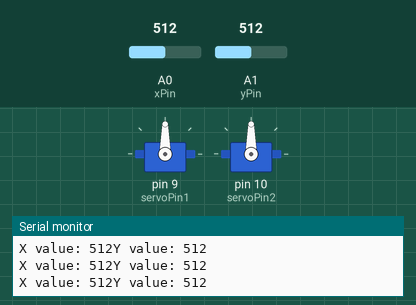
Recording of a sketch running on a simulated Arduino Uno, built with avr-gcc and run on an emulated ATmega328P. On the bench: 2 × servo, the last lines printed to the serial monitor. Inputs (shaded band) come from the test bench; at power-on: A0 (xPin) = 512, A1 (yPin) = 512.

Above: at 1.2 s.
1.3 s: A0 (xPin) set to 109
At 2.5 s:
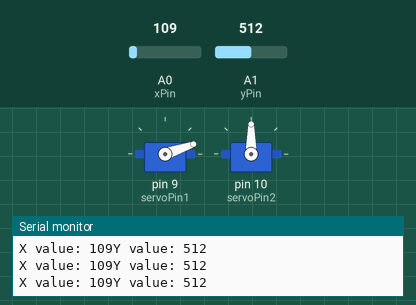
2.8 s: A0 (xPin) set to 94
At 4.0 s:
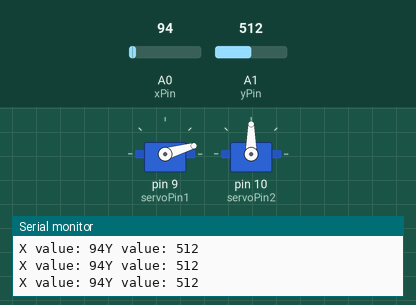
4.3 s: A1 (yPin) set to 107
At 4.6 s:
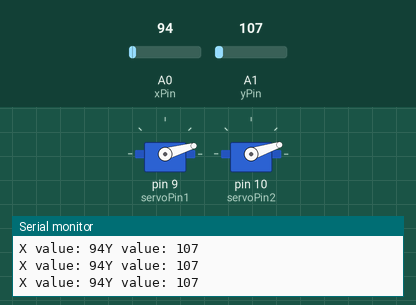
5.8 s: A1 (yPin) set to 91
At 7.0 s:
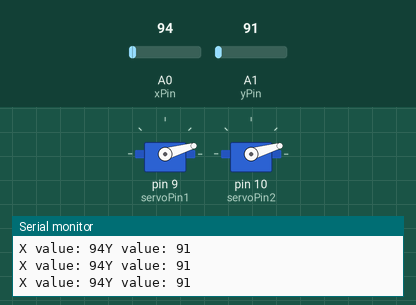
7.3 s: A0 (xPin) set to 122
At 8.3 s:
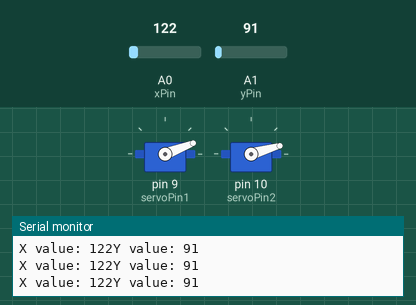
8.8 s: A1 (yPin) set to 122
At 9.8 s:
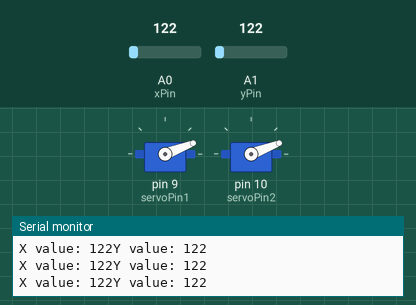
Timing chart, 0 to 11.3 s (numbered marks = the images above; inputs shaded):
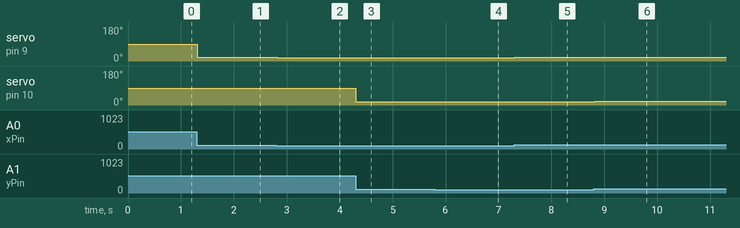

The sketch:

joystibk_and_servo.ino
```cpp
#include <Servo.h>

Servo myServo1;
Servo myServo2;

int xPin = A0;
int yPin = A1;

int servoPin1 = 9;
int servoPin2 = 10;

int xValue = 0;
int yValue = 0;

int anglex = 0;
int angley = 0;

void setup() {
  Serial.begin(9600);

  myServo1.attach(servoPin1);
  myServo2.attach(servoPin2);
}

void loop() {
  xValue = analogRead(xPin);
  yValue = analogRead(yPin);

  anglex = map(xValue, 0, 1023, 0, 180);
  angley = map(yValue, 0, 1023, 0, 180);

  myServo1.write(anglex);
  myServo2.write(angley);
  Serial.print("X value: ");
  Serial.print(xValue);
  Serial.print("Y value: ");
  Serial.println(yValue);
  delay(20);
}
```

Measured:
- after the input at 1.3 s, servo on pin 9 (servoPin1): 90° → 19° at once
- after the input at 2.8 s, servo on pin 9 (servoPin1): 19° → 16° at once
- after the input at 4.3 s, servo on pin 10 (servoPin2): 90° → 18° at once
- after the input at 5.8 s, servo on pin 10 (servoPin2): 18° → 16° at once
- after the input at 7.3 s, servo on pin 9 (servoPin1): 16° → 21° at once
- after the input at 8.8 s, servo on pin 10 (servoPin2): 16° → 21° at once
